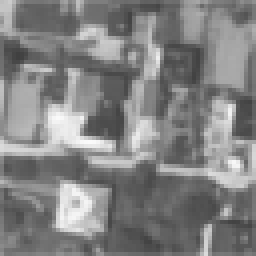
#> input picture lab9/obrazy_Mellin/domek_r0_64.pgm, 64 x 64 px (shown 4 times larger)
$ python lab9_rot.py
#> lines starting #> are read from the running program, lines starting #| are printed output that depends on the picture; long printed decimals are rounded; pictures that were not available may be replaced by others from this repository, and a replacement may not be noted
import numpy as np
import matplotlib.pyplot as plt
import cv2 as cv


def hanning2D(n):
    h = np.hanning(n)
    return np.sqrt(np.outer(h, h))


def highpassFilter(size):
    rows = np.cos(np.pi*np.array([-0.5 + x / (size[0] - 1) for x in range(size[0])]))
    cols = np.cos(np.pi*np.array([-0.5 + x / (size[1] - 1) for x in range(size[1])]))
    X = np.outer(rows, cols)
    return (1.0 - X) * (2.0 - X)


def img_preprocessing(img):
#> called with img = 'obrazy_Mellin/domek_r0_64.pgm'
    im = cv.imread(img)
#> im is the input picture: shape (64, 64, 3); min 64, max 250, mean 129.9
    im = cv.cvtColor(im, cv.COLOR_BGR2GRAY)
#> im: shape (64, 64)
    return im


# Wczytanie wzoru
im_w_in = img_preprocessing('obrazy_Mellin/domek_r0_64.pgm')

# Przeszukiwanie obrazów obróconych
for i in range(0, 330, 30):
    img = 'obrazy_Mellin/domek_r' + str(i) + '.pgm'
    im_p = img_preprocessing(img)
#> call 2 of img_preprocessing, with img = 'obrazy_Mellin/domek_r0.pgm'
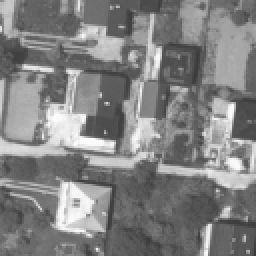
#> input picture lab9/obrazy_Mellin/domek_r0.pgm, 128 x 128 px (shown 2 times larger)
#> in img_preprocessing, im is the input picture: shape (128, 128, 3); min 57, max 255, mean 129.7

    im_w2 = np.zeros(im_p.shape)
    im_w = im_w_in * hanning2D(im_w_in.shape[0])
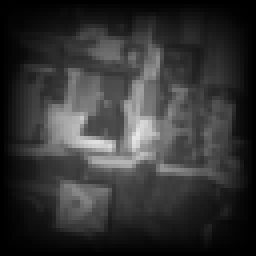
#> im_w: shape (64, 64) float64 (shown 4 times larger); min 0, max 231.5, mean 52.3
    im_w2[0:im_w.shape[0], 0:im_w.shape[1]] = im_w

    im_p_fft = np.fft.fft2(im_p)
    im_p_fft = np.fft.fftshift(im_p_fft)
    im_w2_fft = np.fft.fft2(im_w2)
    im_w2_fft = np.fft.fftshift(im_w2_fft)

    im_p_f = np.abs(im_p_fft) * highpassFilter(im_p_fft.shape)
    im_w2_f = np.abs(im_w2_fft) * highpassFilter(im_w2_fft.shape)
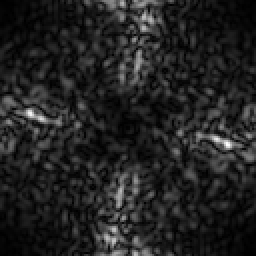
#> im_w2_f: shape (128, 128) float64 (shown 2 times larger); min 1.49, max 1669.3, mean 225.6; drawn with min black and max white

    im_p_fft = np.abs(im_p_f)
    im_w2_fft = np.abs(im_w2_f)

    M = im_w2_fft.shape[0] / np.log(im_w2_fft.shape[0] // 2)
#> M = 30.78
    center = (im_w2_fft.shape[0] // 2, im_w2_fft.shape[1] // 2)
#> center = (64, 64)
    im_w2_logpolar = cv.logPolar(im_w2_fft, center, M, cv.INTER_LINEAR + cv.WARP_FILL_OUTLIERS)
    im_p_logpolar = cv.logPolar(im_p_fft, center, M, cv.INTER_LINEAR + cv.WARP_FILL_OUTLIERS)
    im_p_fft = np.fft.fft2(im_p_logpolar)
    im_w2_fft = np.fft.fft2(im_w2_logpolar)

    conj = np.conj(im_w2_fft) * im_p_fft
    conj = conj / np.abs(conj)
    corr = np.abs(np.fft.ifft2(conj))
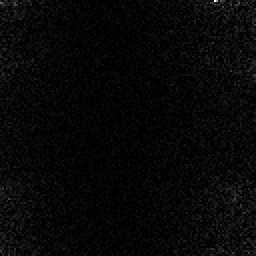
#> corr: shape (128, 128) float64 (shown 2 times larger); min 4.36e-07, max 0.179, mean 0.00543; drawn with min black and max white

    alpha_p, logr_p = np.unravel_index(np.argmax(corr), corr.shape)
#> alpha_p = 0; logr_p = 107
    logr_size = im_p_logpolar.shape[0]
#> logr_size = 128
    alpha_size = im_p_logpolar.shape[1]
#> alpha_size = 128

    if logr_p > logr_size // 2:
        w = logr_size - logr_p  # powiekszenie
#> w = 21
    else:
        w = - logr_p  # pomniejszenie

    A = (alpha_p * 360.0) / alpha_size
#> A = 0
    a1 = - A
#> a1 = 0
    a2 = 180 - A
#> a2 = 180

    scale = np.exp(w / M)  # M to parametr funkcji cv2.logPolar
#> scale = 1.98
    print(scale)
#| 1.978

    im = np.zeros(im_p.shape)
    x_1 = int((im_p.shape[0] - im_w.shape[0]) / 2)
#> x_1 = 32
    x_2 = int((im_p.shape[0] + im_w.shape[0]) / 2)
#> x_2 = 96
    y_1 = int((im_p.shape[1] - im_w.shape[1]) / 2)
#> y_1 = 32
    y_2 = int((im_p.shape[1] + im_w.shape[1]) / 2)
#> y_2 = 96
    im[x_1:x_2, y_1:y_2] = im_w_in
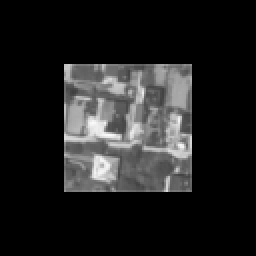
#> im: shape (128, 128) float64 (shown 2 times larger); min 0, max 250, mean 32.5

    centerT = (im.shape[0] / 2 - 0.5, im.shape[1] / 2 - 0.5)
#> centerT = (63.5, 63.5)
    # im to obraz wzorca uzupelniony zerami, ale ze wzorcem umieszczonym na srodku, a nie w lewym, gornym rogu!
    transM1 = cv.getRotationMatrix2D(centerT, a1, scale)
#> transM1 = [[1.98, 0, -62.13], [0, 1.98, -62.13]]
    im_r_s1 = cv.warpAffine(im, transM1, im.shape)

    transM2 = cv.getRotationMatrix2D(centerT, a2, scale)
#> transM2 = [[-1.98, 2.42e-16, 189.1], [-2.42e-16, -1.98, 189.1]]
    im_r_s2 = cv.warpAffine(im, transM2, im.shape)
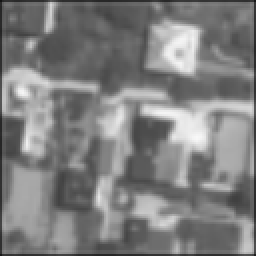
#> im_r_s2: shape (128, 128) float64 (shown 2 times larger); min 19.14, max 248.1, mean 127.1

    im_fft_1 = np.fft.fft2(im_r_s1)
    im_fft_2 = np.fft.fft2(im_r_s2)
    im_p_fft = np.fft.fft2(im_p)

    conj1 = np.conj(im_fft_1) * im_p_fft
    conj1 = conj1 / np.abs(conj1)
    corr_1 = np.abs(np.fft.ifft2(conj1))

    conj2 = np.conj(im_fft_2) * im_p_fft
    conj2 = conj2 / np.abs(conj2)
    corr_2 = np.abs(np.fft.ifft2(conj2))
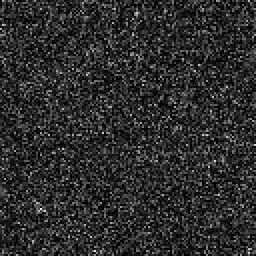
#> corr_2: shape (128, 128) float64 (shown 2 times larger); min 6.8e-07, max 0.0346, mean 0.00621; drawn with min black and max white

    if np.amax(corr_1) > np.amax(corr_2):
        corr_m = corr_1
        pattern_m = im_r_s1
    else:
        corr_m = corr_2
        pattern_m = im_r_s2

    dy, dx = np.unravel_index(np.argmax(corr_m), corr_m.shape)
#> dy = 0; dx = 0
    if dx > im_p.shape[0] - 5:
        dx = dx - im_p.shape[0]

    print(dx, dy)
#| 0 0
    transM = np.float32([[1, 0, dx], [0, 1, dy]])  # dx, dy - wektor przesuniecia
#> transM = [[1, 0, 0], [0, 1, 0]]
#> pass 3 of the loop `for i in range(0, 330, 30):`:
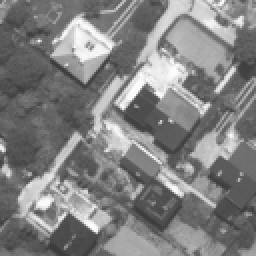
#> input picture lab9/obrazy_Mellin/domek_r120.pgm, 128 x 128 px, given in place of domek_r60.pgm, which was not available (shown 2 times larger)
#> in img_preprocessing, im is the input picture: shape (128, 128, 3); min 59, max 255, mean 129.2
#> alpha_p = 107
#> A = 300.9
#> a1 = -300.9
#> a2 = -120.9
#| 1.978
#> transM1 = [[1.02, 1.7, -108.8], [-1.7, 1.02, 106.7]]
#> `im_r_s1 = cv.warpAffine(im, transM1, im.shape)`:
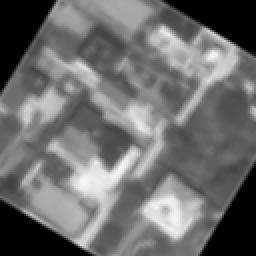
#> im_r_s1: shape (128, 128) float64 (shown 2 times larger); min 0, max 248.8, mean 109.7
#> transM2 = [[-1.02, -1.7, 235.8], [1.7, -1.02, 20.33]]
#> `corr_2 = np.abs(np.fft.ifft2(conj2))`:
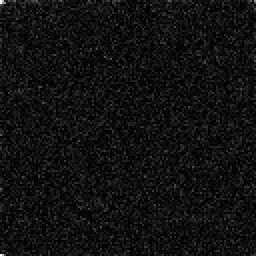
#> corr_2: shape (128, 128) float64 (shown 2 times larger); min 5.28e-07, max 0.0902, mean 0.00612; drawn with min black and max white
#| 0 0
#> (the run stopped early here; a loop or call above may not have finished)
